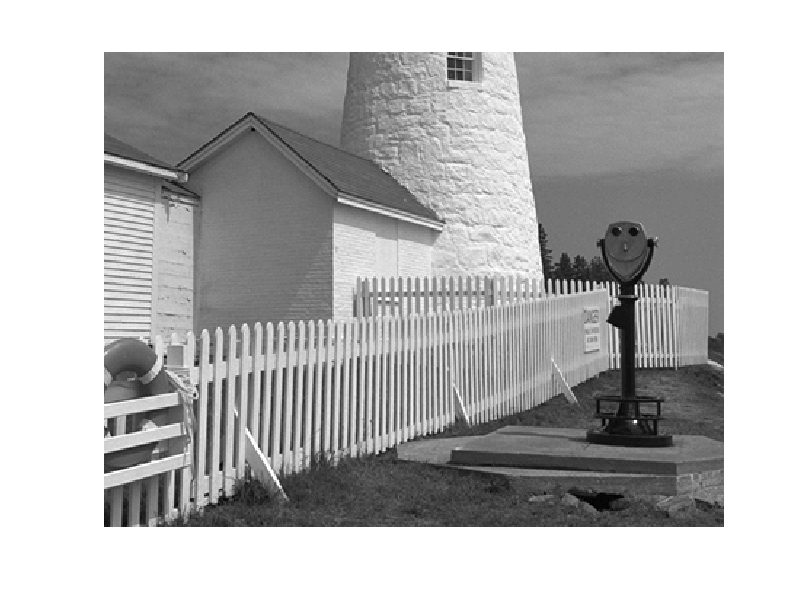
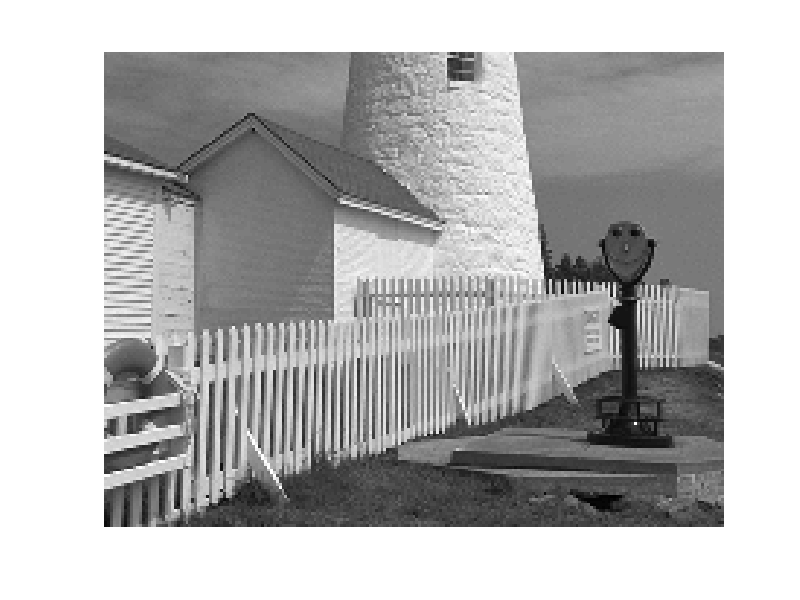
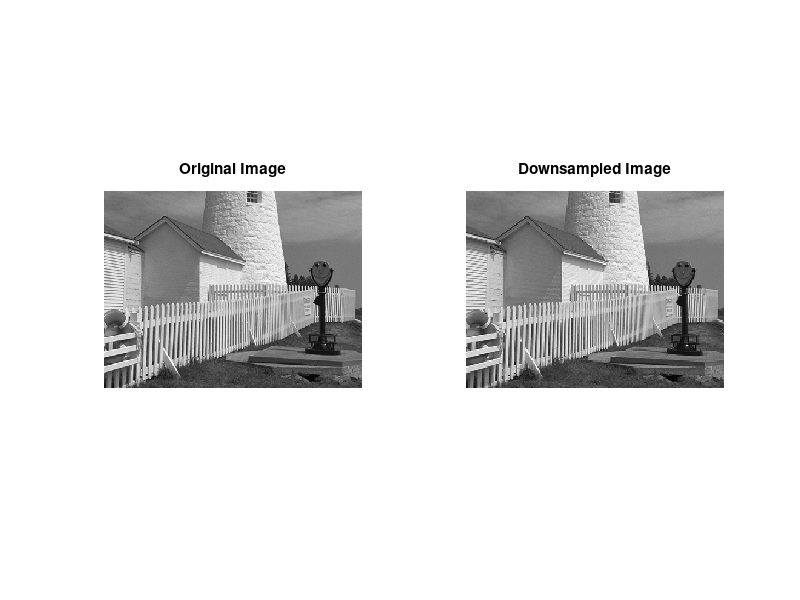
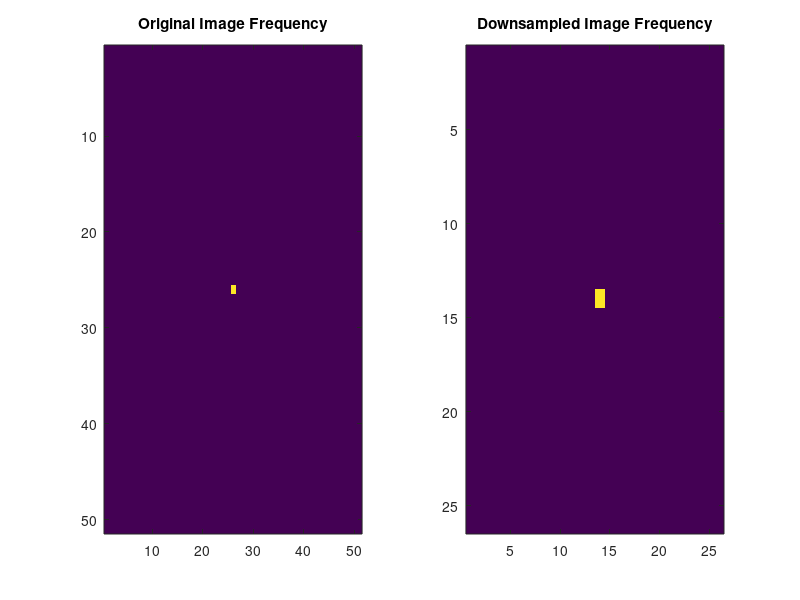

Source code (MATLAB) for these figures, in order:
% ========================================================================== 
% ECE 5530/ ECE 6530 Digital Signal Processing, ECE Dep., The University of Utah 
% Group Project
% Team: Kyle G. Gayliyev, Skylar Stockham, Eddie Franco
% ========================================================================== 
close all;
clear;

%% Sampling, Aliasing and Reconstruction : Lab P8 Exercise: 3 Lab Exercises 
 %% 3.1 Down-Sampling 
 %% Questions. 
 % Answer the following questions for the lighthouse picture,
 % downsampled by two.
 % a) Describe how the aliasing appears visually. Compare the original to 
 % the downsampled image. Which parts of the image show the aliasing 
 % effects most dramatically?
 % b) This part is challenging: explain why the aliasing happens in the 
 % lighthouse image by using a “frequency domain” explanation. 
 % In other words, estimate the frequency of the features that are 
 % being aliased. Give this frequency as a number in cycles per pixel. 
 % (Note that the fence provides a sort of “spatial chirp” where the 
 % spatial frequency increases from left to right.) Can you relate your 
 % frequency estimate to the Sampling Theorem?
 % You might try zooming in on a very small region of both the original 
 % and downsampled images.
%% Answers. 
% First, let's downsampler the lighthouse picture by two. To do so,
% we upload the "lighthouse.mat" given file. Then, we apply the following
% formula to download it and save the downloaded file into a new
% variable.

% Upload the "lighthouse.mat" given file
% lighthouse = importdata('lighthouse.mat');
load lighthouse.mat;

% Downsampling the lighthouse image by factor of 2
downsampled_lh = xx(1:2:end,1:2:end); % size : 163x213
whos;

%% 3.1a) 
% Let's draw the image so that we can see and compare the results.
% Plot the original lighthouse image 

figure('Name','Lighthouse Original Image');
clf;
imshow(xx);

% Plot the downsampled lighthouse image 
figure('Name','Lighthouse Downlampled Image');
clf;
imshow(downsampled_lh);

% Comparing both on the same figure
figure('Name','Comparing Lighthouse Original VS Downlampled Image');
clf;

subplot(1, 2, 1); imshow(xx); title('Original Image');
subplot(1, 2, 2); imshow(downsampled_lh); title('Downsampled Image');

% subplot(2,1,1);
% imshow(xx);
% subplot(2,1,2);
% imshow(downsampled_lh);

% Aliasing appears visually as jagged edges, stair-step patterns, or 
% a "pixelated" look, particularly along sharp transitions between 
% colors or high-contrast areas in the image.
% In this example, the downsampled image appears less smooth and more 
% distorted compared to the original lighthouse picture. Due to aliasing, 
% some part of the fence, and the lighthouse itself appear blurred or 
% distorted in the downsampled version. The aliasing effect is most 
% noticeable in areas with fine details, such as the roof shingles, 
% the fence, and the edges of the windows and doors.

%% 3.1b) 

% Frequency Domain Analysis
reg_original = xx(100:150, 100:150); %Extract the regions of interest
reg_downsampled = downsampled_lh(50:75, 50:75);

% Perform 2D Fourier Transform to analyze the frequency
fft_original = fft2(reg_original); 
fft_downsampled = fft2(reg_downsampled);

% Frequency Estimation and Comparation
figure('Name','Frequency Estimation and Comparation');
subplot(1, 2, 1); imagesc(abs(fftshift(fft_original))); title('Original Image Frequency');
subplot(1, 2, 2); imagesc(abs(fftshift(fft_downsampled))); title('Downsampled Image Frequency');

% The lighthouse image's aliasing is caused by the downsampled image's 
% inability to completely capture the high frequency information in the 
% original image. This can be explained in the frequency domain by the 
% fact that the frequency of the aliased features is more than half of the 
% sampling rate. This is called the Nyquist rate, and it says that the 
% sampling rate must to be more than twice the maximum frequency in the 
% original image to avoid aliasing.

% The lighthouse image's peak frequency is around one cycle per pixel 
% because the spatial frequency rises from left to right (the fence 
% creates a kind of "spatial chirp"). The maximum frequency that the 
% downsampled image can record is 0.5 cycles per pixel because it only 
% has half as many pixels as the original. Aliasing would occur at 
% frequencies higher than this.

% Because the downsampled image has a lower sampling rate (fewer pixels), 
% it is unable to capture the high frequency information seen in the 
% original image, which is why aliasing occurs. The sample Theorem, which 
% asserts that the sample rate must be more than twice the maximum 
% frequency in the signal in order to adequately capture it, is broken 
% by this.

% The reason for the aliasing is that the high frequency information 
% in the original image is not captured by the downsampled version. 
% About 150 cycles per pixel is the highest frequency found in the original 
% image. The sample Theorem states that the sample rate must be at least 
% twice the highest frequency in the image, or 2*150 = 300 cycles per 
% pixel, in order to prevent aliasing. Aliasing comes from the downsampled 
% image's inability to capture high frequency information due to its 
% sampling rate of only 150 cycles per pixel.

%% 3.2 Reconstruction of Images



% fprintf(' The minimum value of N =');
% disp(N);
